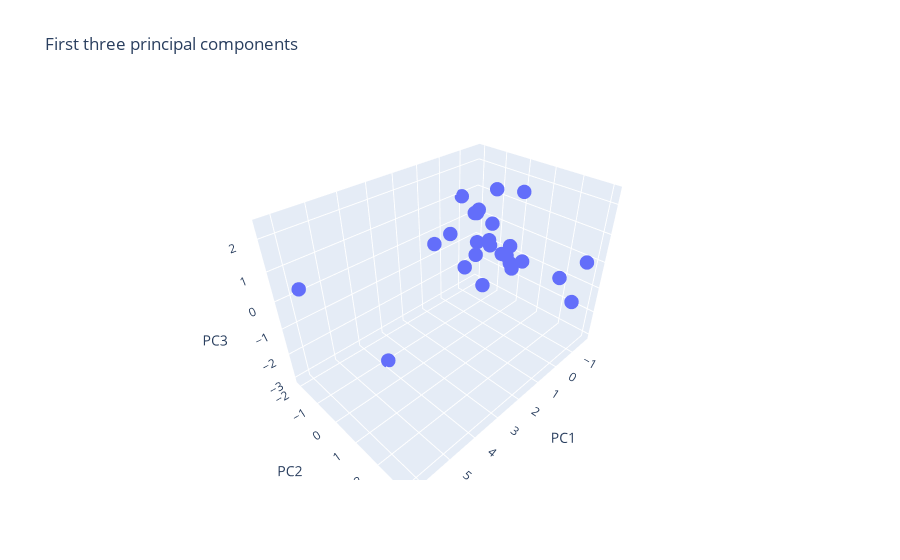

The notebook cell this image was saved under:
### Markdown cell above
We plot individuals and variables

### Code cell
# Create a 3D plot of the first three principal components
import plotly
from plotly.graph_objs import Scatter3d

plotly.offline.init_notebook_mode(connected=True)

trace = Scatter3d(x=Y.iloc[:, 0], y=Y.iloc[:, 1], z=Y.iloc[:, 2],
                    mode='markers', marker=dict(size=5), text=df['Country'])

layout = dict(title='First three principal components',
              scene=dict(xaxis=dict(title='PC1'),
                         yaxis=dict(title='PC2'),
                         zaxis=dict(title='PC3'))
              )

plotly.offline.iplot(dict(data=[trace], layout=layout))

### Figure 1 — Plotly figure (JSON) as saved in the notebook; plotly's stock layout.template omitted (floating-point values rounded to 4 significant figures)
{"data": [{"marker": {"size": 5}, "mode": "markers", "text": ["Belgium", "Denmark", "France", "WGerm", "Ireland", "Italy", "Luxem", "Nether", "UK", "Austria", "Finland", "Greece", "Norway", "Portugal", "Spain", "Sweden", "Switz", "Turkey", "Bulgaria", "Czech", "EGerm", "Hungary", "Poland", "Romania", "USSR", "Yugoslavia"], "type": "scatter3d", "x": [-1.677, -0.9344, -0.74, -0.836, 0.1015, -0.3681, -1.039, -1.655, -1.599, -1.154, -0.9727, 2.072, -1.654, 0.9956, 0.4274, -1.063, -1.038, 6.224, 0.7115, -0.4177, -1.746, -0.5671, 1.092, 2.012, -0.04946, 3.873], "y": [-1.198, -2.086, -1.099, -0.01116, -0.4059, -0.7546, 0.7411, -1.966, -0.3659, 0.1403, -0.7338, -0.3466, -1.055, -0.7423, -0.6044, -1.548, -0.728, -1.045, 1.468, 2.613, 2.76, 3.082, 1.868, 1.574, 1.242, -0.7981], "z": [-0.1125, 0.9323, -0.4883, -0.5683, -0.3766, 1.04, -0.6388, 0.0625, -1.119, -1.023, -0.3531, 0.861, 1.294, 0.6431, -0.8231, 0.4095, -0.5896, 0.9081, 0.9741, -0.1493, -0.1057, -0.9058, 0.5428, 0.2613, 2.376, -3.052]}], "layout": {"scene": {"xaxis": {"title": {"text": "PC1"}}, "yaxis": {"title": {"text": "PC2"}}, "zaxis": {"title": {"text": "PC3"}}}, "title": {"text": "First three principal components"}}}
